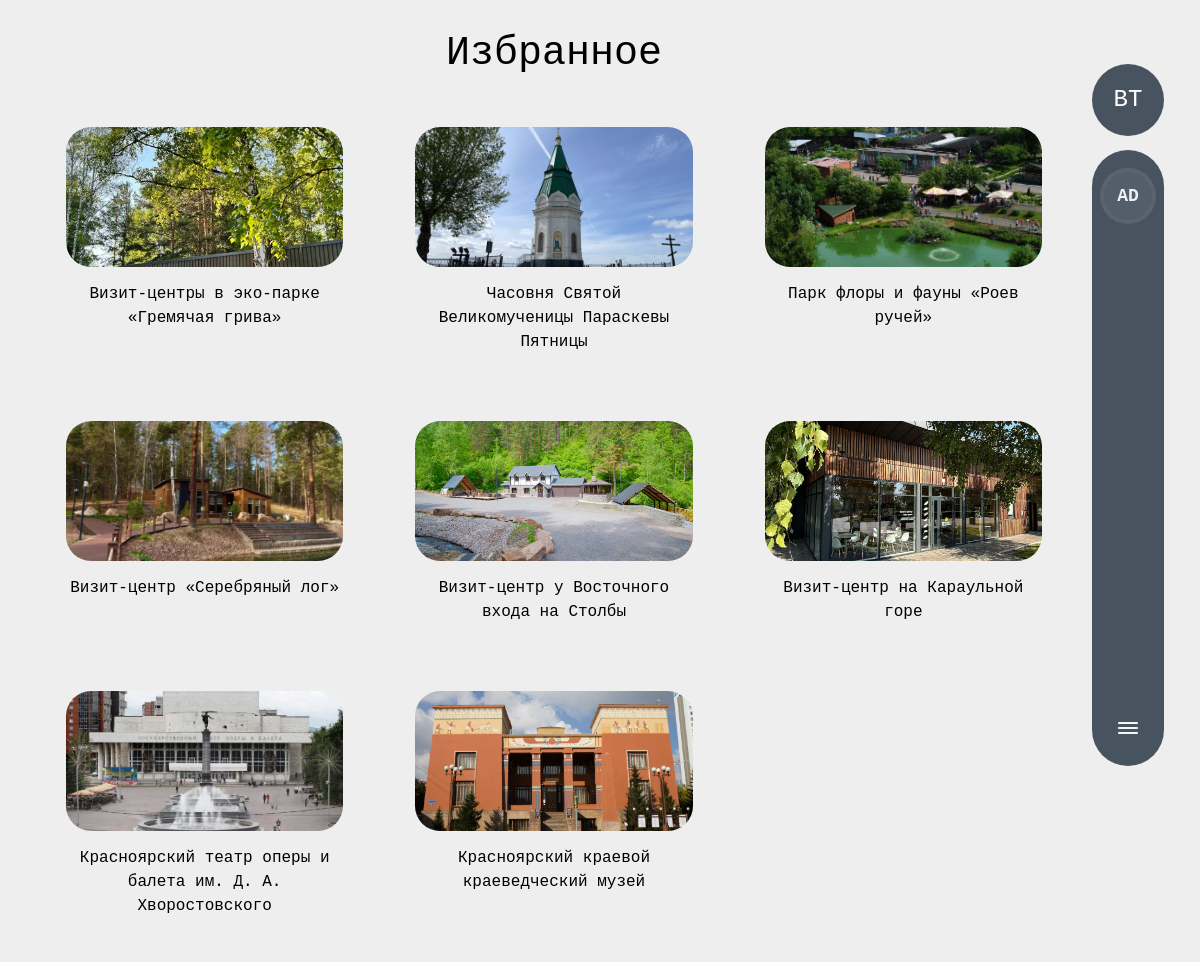
The page /favorites/ (signed in) on the database its author committed.
### favorites/models.py (models this page shows, shortened)
class Favorite(models.Model):
    user = models.ForeignKey(
        User,
        on_delete=models.CASCADE
    )
    guide = models.ForeignKey(
        GuidePlace,
        on_delete=models.CASCADE
    )
    created_at = models.DateTimeField(
        auto_now_add=True
    )
    class Meta:
        verbose_name = 'Избранное'
        verbose_name_plural = 'Избранное'

### guide/models.py (models this page shows, shortened)
class GuidePlace(models.Model):
    CATEGORY_CHOICES = [
        ('culture', 'Культура и история'),
        ('religion', 'Религия'),
        ('nature', 'Отдых на природе'),
        ('visit', 'Визит-центры'),
    ]
    title = models.CharField('Название', max_length=200)
    category = models.CharField(
        'Категория',
        max_length=50,
        choices=CATEGORY_CHOICES
    )
    address = models.CharField(
        'Адрес',
        max_length=255
    )
    latitude = models.FloatField(
        'Широта',
        null=True,
        blank=True
    )
    longitude = models.FloatField(
        'Долгота',
        null=True,
        blank=True
    )
    work_time = models.CharField(
        'Часы работы',
        max_length=100,
        blank=True
    )
    price = models.CharField(
        'Стоимость',
        max_length=100,
        blank=True
    )
    phone = models.CharField(
        'Телефон',
        max_length=100,
        blank=True,
        help_text='Например: +7 (391) 227-92-04'
    )
    website = models.URLField(
        'Сайт',
        max_length=200,
        blank=True,
        help_text='Ссылка на официальный сайт'
    )
    short_description = models.TextField(
        'Краткое описание'
    )
    image = models.ImageField(
        'Фото',
        upload_to='guide/'
    )
    class Meta:
        verbose_name = 'Место'
        verbose_name_plural = 'Путеводитель'

### favorites/views.py (the view)
# urls.py: path('favorites/', include('favorites.urls')),
@login_required
def favorites(request):
    favorites = Favorite.objects.filter(user=request.user)
    return render(request, 'favorites/favorites.html', {
        'favorites': favorites
    })

### favorites/templates/favorites/favorites.html (shortened to what this page needs)
{% extends 'main/layout.html' %}
{% load static %}
{% block body_class %}no-scroll{% endblock %}
{% block content %}
<div class="page has-actions">
    <h1 class="text-center mb-4">Избранное</h1>
    {% if favorites %}
    <div class="favorites-grid">
        {% for item in favorites %}
        <div class="guide-card" data-id="{{ item.guide.id }}">
            <div class="guide-image-wrapper">
                <img src="{{ item.guide.image.url }}" class="guide-image" alt="{{ item.guide.title }}">
            </div>
            <div class="guide-card-title">{{ item.guide.title }}</div>
        </div>
        {% endfor %}
    </div>
    {% else %}
    <div class="empty-favorites">У вас пока нет избранного</div>
    {% endif %}
</div>
{% endblock %}

### main/templates/main/layout.html (shortened to what this page needs)
{% load static %}
<!doctype html>
<html lang="ru">
<head>
    <link rel="stylesheet" href="https://cdn.jsdelivr.net/npm/bootstrap@5.3.3/dist/css/bootstrap.min.css">
    <link rel="stylesheet" href="https://unpkg.com/leaflet/dist/leaflet.css"/>
    <link rel="stylesheet" href="{% static 'main/css/base.css' %}">
    <link rel="stylesheet" href="{% static 'main/css/ui-kit.css' %}">
    <link rel="stylesheet" href="{% static 'main/css/home.css' %}">
    <link rel="stylesheet" href="{% static 'main/css/profile.css' %}">
    <link rel="stylesheet" href="{% static 'main/css/guide-favorites-events.css' %}">
    <link rel="stylesheet" href="{% static 'main/css/tours.css' %}">
    <link rel="stylesheet" href="{% static 'main/css/about.css' %}">
</head>
<body class="{% block body_class %}{% endblock %}">
<div class="hero">
    <div class="container-hero">
        {% block content %}{% endblock %}
    </div>
    <aside class="side-wrapper">
        <div class="sidebar-logo">
            <span class="logo-short">ВТ</span>
        </div>
        <aside class="side-panel">
            {% if user.is_authenticated %}
            <a href="{% url 'profile' %}" class="avatar-link" title="Перейти в профиль">
                <div class="avatar">
                    {% if user.profile.avatar %}
                    <img src="{{ user.profile.avatar.url }}" style="width:100%; border-radius:50%">
                    {% else %}
                    {{ user.username|slice:":2"|upper }}
                    {% endif %}
                </div>
            </a>
            {% endif %}
            <button class="side-toggle" aria-expanded="true" title="Развернуть/Свернуть панель">
                <svg width="20" height="12" viewBox="0 0 20 12" fill="none" xmlns="http://www.w3.org/2000/svg">
                    <rect width="20" height="2" rx="1" fill="currentColor"/>
                    <rect y="5" width="20" height="2" rx="1" fill="currentColor"/>
                    <rect y="10" width="20" height="2" rx="1" fill="currentColor"/>
                </svg>
            </button>
        </aside>
    </aside>
</div>
</body>
</html>

### main/static/main/css/base.css (style rules this page uses)
:root { --accent-rgba: 120, 95, 140; --glass-bg: rgba(16, 28, 36, 0.55); --glass-strong: rgba(12, 18, 26, 0.65); --text-light: rgba(255, 255, 255, 0.95); --muted: rgba(255, 255, 255, 0.78); --btn-padding-y: 12px; --btn-padding-x: 30px; --radius-lg: 28px; --radius-pill: 999px; --sidebar-open: 280px; --sidebar-collapsed: 82px; --page-padding: 30px; font-synthesis: none; }
html, body { height: 100%; margin: 0; font-family: 'MyMono', monospace; color: #000; -webkit-font-smoothing: antialiased; background: #f8f8f8; }
.page { width: 100%; max-width: 100%; padding: 0px 0 40px 0; box-sizing: border-box; }
.hero { position: relative; min-height: 100svh; width: 100%; background-color: #eee; background-position: center; background-size: cover; background-repeat: no-repeat; display: block; padding-bottom: 24px; box-sizing: border-box; }
.hero::before { content: ""; position: absolute; inset: 0; pointer-events: none; }
.container-hero { position: relative; z-index: 2; min-height: 100svh; width: 100%; height: 100%; padding: calc(var(--page-padding) - 10px) calc(var(--sidebar-collapsed) + 40px) var(--page-padding) var(--page-padding); transition: padding-right .35s ease; box-sizing: border-box; }
.side-wrapper { position: fixed; top: 6%; right: 36px; display: flex; flex-direction: column; align-items: flex-end; gap: 14px; z-index: 20; transition: right .35s ease; }
.sidebar-logo { width: 280px; height: 72px; border-radius: 999px; background: rgba(0, 19, 36, 0.7); backdrop-filter: blur(4px); display: flex; align-items: center; justify-content: center; color: white; font-size: 24px; font-weight: 500; transition: width .35s ease, border-radius .35s ease, padding .35s ease; }
.side-panel { position: relative; right: 0; top: 0; width: 280px; max-width: 100%; height: 77vh; background: rgba(0, 19, 36, 0.7); backdrop-filter: blur(4px); border-radius: 35px; padding: 15px 20px; display: flex; flex-direction: column; align-items: center; gap: 10px; z-index: 5; transition: width .35s ease, right .35s ease, transform .35s ease; box-sizing: border-box; }
.logo-short { display: none; }
.side-toggle { margin-top: auto; width: 40px; height: 40px; border-radius: 10px; display: flex; align-items: center; justify-content: center; background: transparent; border: none; cursor: pointer; color: var(--text-light); outline: none; }
@media (min-width: 769px) { .side-panel.collapsed { width: 72px; padding: 18px 8px; border-radius: 40px; } }
@media (min-width: 769px) { .side-panel.collapsed .avatar { width: 56px; height: 56px; font-size: 18px; border-width: 4px; } }
@media (min-width: 769px) { .side-wrapper.collapsed .sidebar-logo { width: 72px; height: 72px; border-radius: 50%; } }
@media (min-width: 769px) { .side-wrapper.collapsed .logo-short { display: block; } }
.mb-4 { margin-bottom: 0.5rem !important; }
.h1, .h2, .h3, .h4, .h5, .h6, h1, h2, h3, h4, h5, h6 { margin-top: 10px; margin-bottom: .5rem; font-weight: 500; line-height: 1.2; }

### main/static/main/css/ui-kit.css (style rules this page uses)
.avatar { width: 150px; height: 150px; font-size: 50px; overflow: hidden; border-radius: 50%; display: flex; align-items: center; justify-content: center; background: #ccc; flex-shrink: 0; }
.side-panel .avatar { width: 90px; height: 90px; border-radius: 999px; background: rgba(255, 255, 255, 0.06); display: flex; align-items: center; justify-content: center; font-weight: 700; font-size: 24px; color: rgba(255, 255, 255, 0.9); border: 4px solid rgba(255, 255, 255, 0.04); }
.avatar-link { text-decoration: none; color: inherit; }

### rows shown on the page
Favorite: guide.image (picture), guide "Визит-центры в эко-парке «Гремячая грива»"
Favorite: guide.image (picture), guide "Часовня Святой Великомученицы Параскевы Пятницы"
Favorite: guide.image (picture), guide "Парк флоры и фауны «Роев ручей»"
Favorite: guide.image (picture), guide "Визит-центр «Серебряный лог»"
Favorite: guide.image (picture), guide "Визит-центр у Восточного входа на Столбы"
Favorite: guide.image (picture), guide "Визит-центр на Караульной горе"
Favorite: guide.image (picture), guide "Красноярский театр оперы и балета им. Д. А. Хворостовского"
Favorite: guide.image (picture), guide "Красноярский краевой краеведческий музей"

### other values the page prints
{{ user.username|slice:":2"|upper }} "AD"
